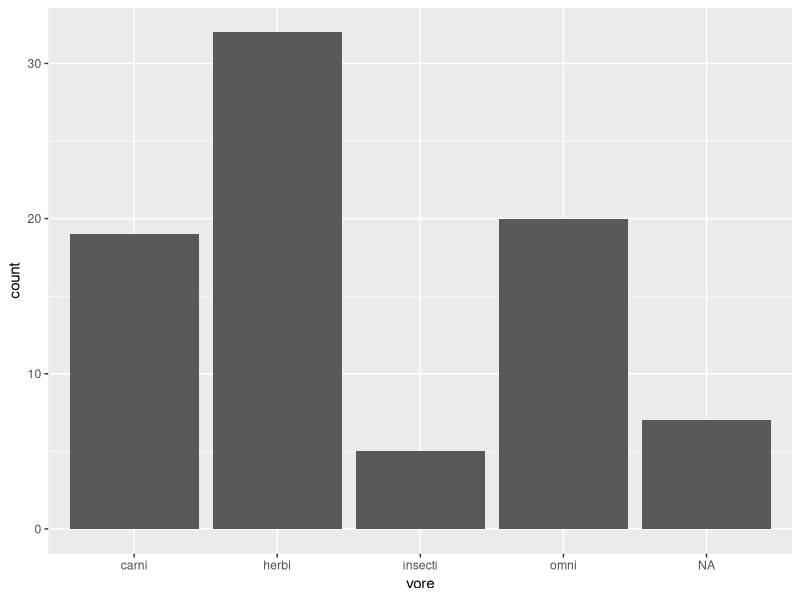
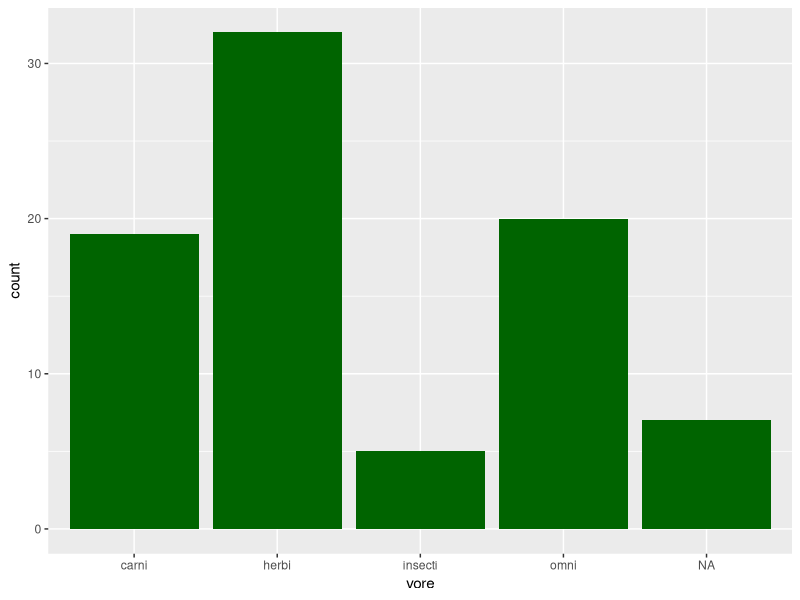
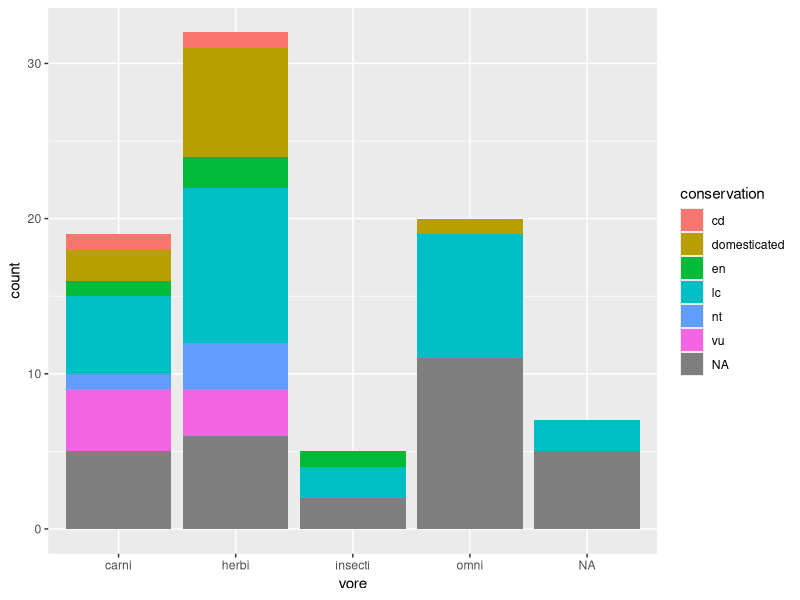
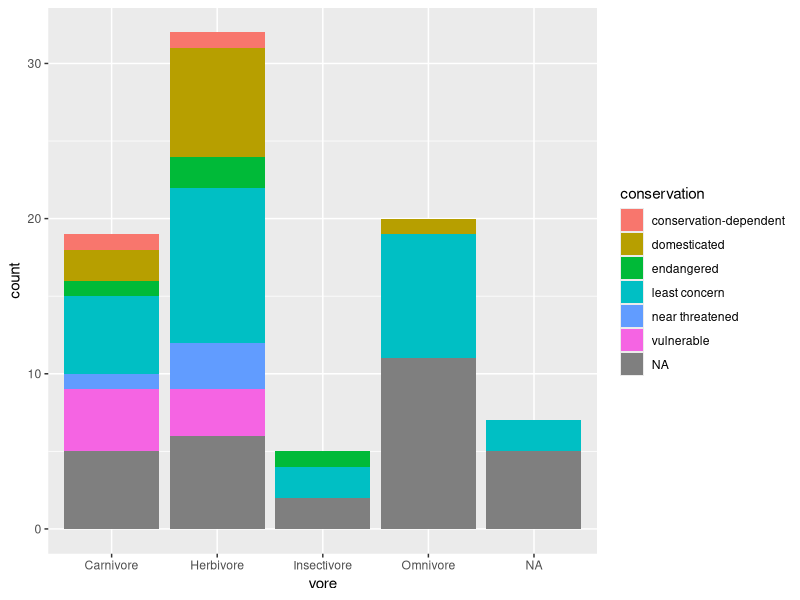
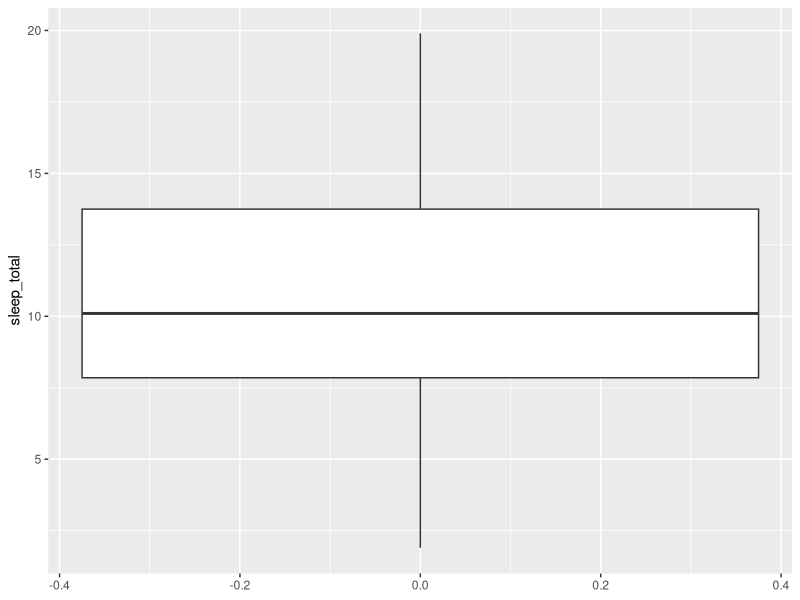
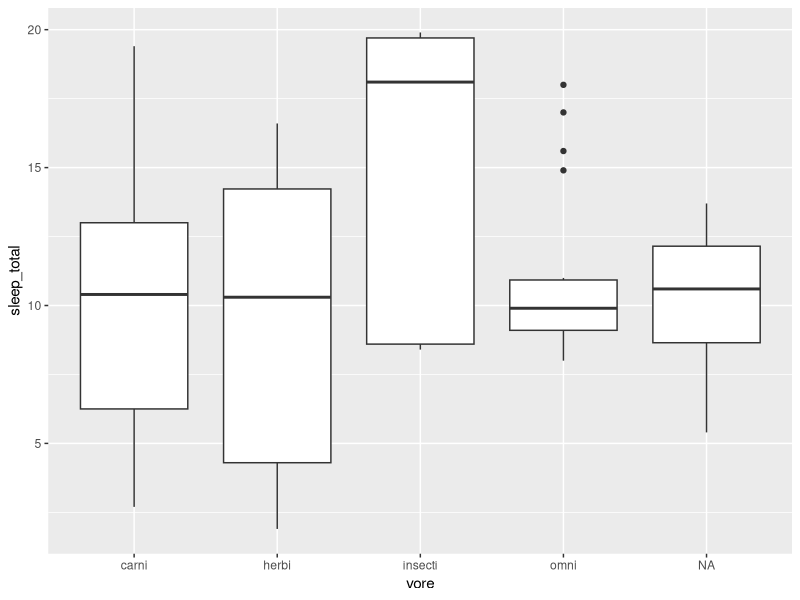
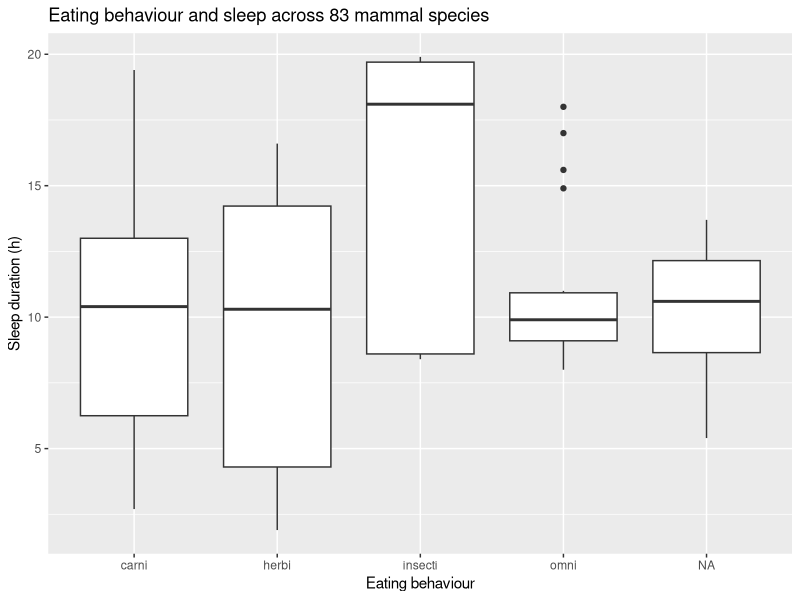
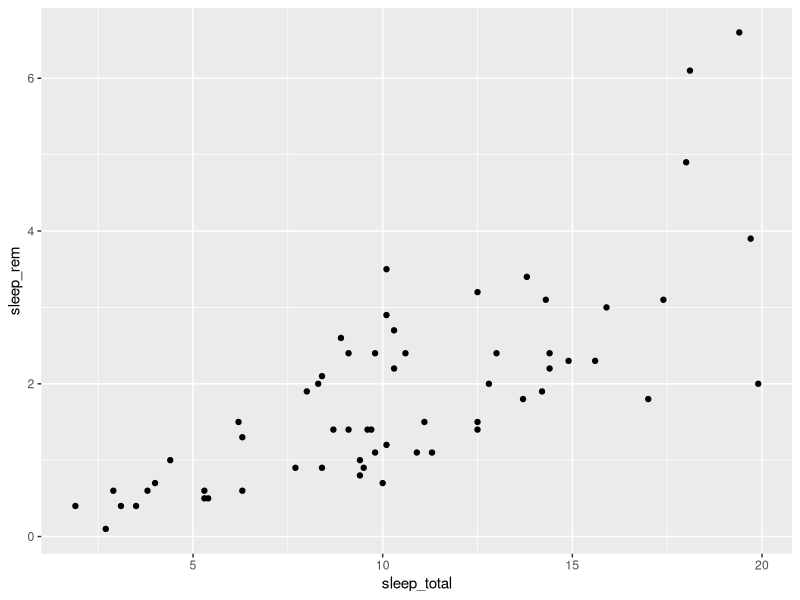

These figures' R source, in order:
## ---- chunk 1

## ---- chunk 2

## ---- chunk 3
install.packages("ggplot2")
## ---- chunk 4
library(ggplot2)
## ---- chunk 5
# Preview of dataset
msleep

# RStudio Viewer
View(msleep)

# Structure
str(msleep)

# More information
help(msleep)
## ---- chunk 6
# You start with the dataset and variable to plot
ggplot(msleep, aes(x = vore)) +
  # You then add the type of graph
  geom_bar()
## ---- chunk 7
# ggplot(msleep, aes(x = Vore)
#   geom_bar()
## ---- chunk 8

## ---- chunk 9
ggplot(msleep, aes(x = vore)) +
  geom_bar(fill = "darkgreen")
## ---- chunk 10
ggplot(msleep, aes(x = vore, fill = conservation)) +
  geom_bar()
## ---- chunk 11
ggplot(msleep, aes(x = vore, fill = conservation)) +
  geom_bar() +
  scale_x_discrete(labels = c("carni" = "Carnivore",
                              "herbi" = "Herbivore",
                              "insecti" = "Insectivore",
                              "omni" = "Omnivore")) +
  scale_fill_discrete(labels = c("cd" = "conservation-dependent",
                                 "en" = "endangered",
                                 "lc" = "least concern",
                                 "nt" = "near threatened",
                                 "vu" = "vulnerable"
                                 ))
## ---- chunk 12

## ---- chunk 13
ggplot(msleep, aes(y = sleep_total)) +
  geom_boxplot()
## ---- chunk 14
ggplot(msleep, aes(x = vore, y = sleep_total)) +
  geom_boxplot()
## ---- chunk 15
ggplot(msleep, aes(x = vore, y = sleep_total)) +
  geom_boxplot() +
  labs(title = "Eating behaviour and sleep across 83 mammal species",
       x = "Eating behaviour",
       y = "Sleep duration (h)")
## ---- chunk 16
# Dataframe and variables

# Graph type

# Labels

## ---- chunk 17
ggplot(msleep, aes(x = sleep_total, y = sleep_rem)) +
  geom_point()
## ---- chunk 18

## ---- chunk 19
ggplot(msleep, aes(x = sleep_total, y = sleep_rem)) +
  geom_point(aes(colour = vore))
## ---- chunk 20

## ---- chunk 21
ggplot(msleep, aes(x = sleep_total, y = sleep_rem)) +
  geom_smooth(method = "lm", colour = "darkgrey", linetype = "dashed") +
  geom_point(aes(shape = vore, colour = conservation)) +
  coord_cartesian(xlim = c(0, 20)) +
  labs(title = "Relationship between total and REM sleep duration",
       subtitle = "Among 83 mammal species",
       x = "Daily hours of sleep",
       y = "Daily hours of REM sleep",
       colour = "Conservation\nstatus",
       shape = "Eating behaviour",
       caption = "Data: Savage & West 2007, 'A quantitative, theoretical framework for understanding mammalian sleep'"
       ) +
  theme_bw() +
  scale_colour_brewer(palette  = "Dark2")
## ---- chunk 22
ggsave("REM_mammals_scatterplot.png")
## ---- chunk 23

## ---- chunk 24
# Exercise 2
ggplot(msleep, aes(x = vore)) +
   geom_bar()

# Exercise 3
ggplot(msleep, aes(x = conservation)) +
   geom_bar()

# Exercise 4
ggplot(msleep, aes(x = conservation, fill = vore)) +
  geom_bar() 
